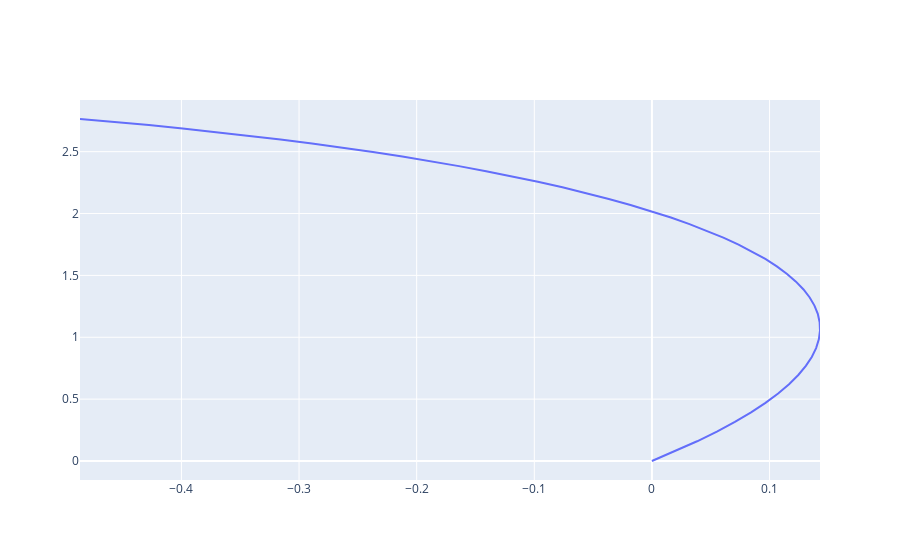

Source (notebook cell):
### Code cell
n=50
dt=0.01
X4,Y4=update4(l2=0.004)
fig=go.Figure()
fig.add_trace(go.Scatter(x=X4,y=Y4,name='升力'))
